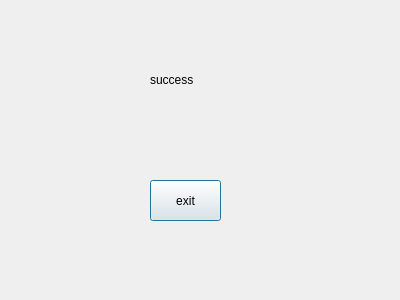
<?xml version="1.0" encoding="UTF-8"?>
<ui version="4.0">
 <class>hint</class>
 <widget class="QDialog" name="hint">
  <property name="geometry">
   <rect>
    <x>0</x>
    <y>0</y>
    <width>400</width>
    <height>300</height>
   </rect>
  </property>
  <property name="windowTitle">
   <string>Dialog</string>
  </property>
  <widget class="QPushButton" name="exit">
   <property name="geometry">
    <rect>
     <x>150</x>
     <y>180</y>
     <width>71</width>
     <height>41</height>
    </rect>
   </property>
   <property name="text">
    <string>exit</string>
   </property>
  </widget>
  <widget class="QWidget" name="">
   <property name="geometry">
    <rect>
     <x>150</x>
     <y>60</y>
     <width>82</width>
     <height>40</height>
    </rect>
   </property>
   <layout class="QVBoxLayout" name="verticalLayout">
    <item>
     <widget class="QLabel" name="label">
      <property name="text">
       <string>success</string>
      </property>
     </widget>
    </item>
   </layout>
  </widget>
 </widget>
 <resources/>
 <connections/>
</ui>
